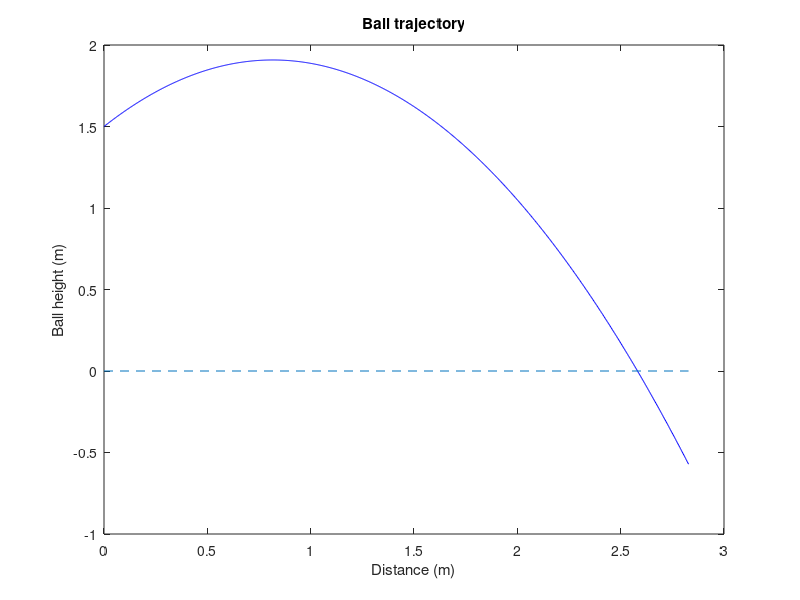

Here is the MATLAB script that generated this plot:
% Ex11 throwBall.m
% Simulates and plot the trajectory of a ball being throw

% Defining some constants
h = 1.5; % initial height
g = 9.8; % gravitational acceleration
v = 4; % initial velocity
a = 45; % initial angle
t = linspace(0, 1, 1000); % time

x = v*cos(a*(pi/180))*t;
y = h + v*sin(a*(pi/180))*t - 0.5*g*t.^2;

neg = find(y < 0);
distance_achieved = x(neg(1));
disp(['the ball hits the ground at a distance of ' num2str(distance_achieved) ' meters'])

figure(1)
set(1, 'visible','off');
plot(x, y, 'b');
hold on;
plot([0 max(x)], [0 0], '--');
xlabel('Distance (m)');
ylabel('Ball height (m)');
title('Ball trajectory');
ylim([-1 2]);
saveas(1,'../figures/ex11.png','png');